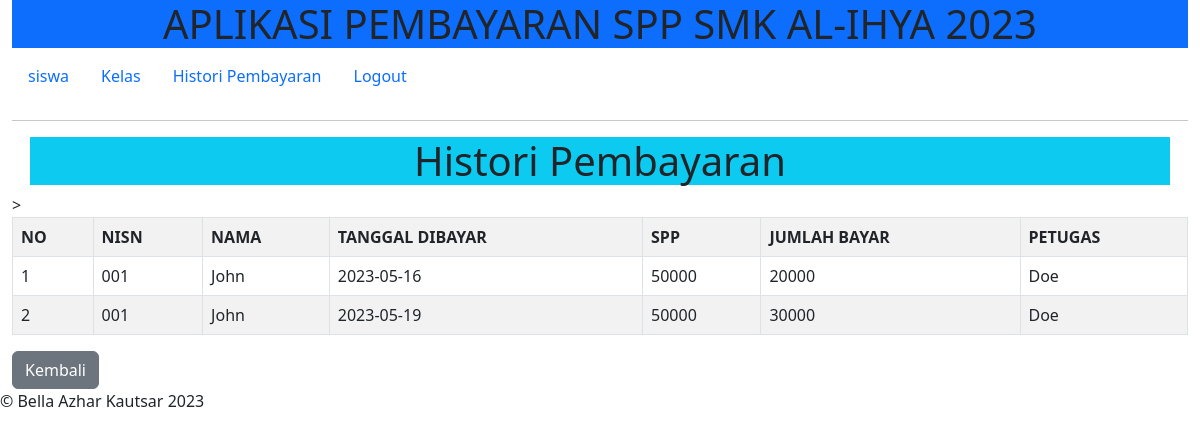
The app's page /siswa/siswa.php?page=histori_pembayaran (signed in) with its own data.
### tables this page shows
CREATE TABLE `pembayaran` (
  `id_pembayaran` int(11) NOT NULL,
  `id_petugas` int(11) NOT NULL,
  `nisn` varchar(10) NOT NULL,
  `tgl_bayar` date NOT NULL,
  `bulan_bayar` varchar(8) NOT NULL,
  `tahun_bayar` varchar(4) NOT NULL,
  `id_spp` int(11) NOT NULL,
  `jumlah_bayar` int(11) NOT NULL
);

CREATE TABLE `siswa` (
  `nisn` char(10) NOT NULL,
  `nis` char(8) NOT NULL,
  `nama` varchar(32) NOT NULL,
  `id_kelas` int(11) NOT NULL,
  `alamat` text NOT NULL,
  `no_telp` varchar(13) NOT NULL,
  `id_spp` int(11) NOT NULL
);

CREATE TABLE `spp` (
  `id_spp` int(11) NOT NULL,
  `tahun` int(11) NOT NULL,
  `nominal` int(11) NOT NULL
);

CREATE TABLE `petugas` (
  `id_petugas` int(11) NOT NULL,
  `username` varchar(50) NOT NULL,
  `password` varchar(32) NOT NULL,
  `nama_petugas` varchar(50) NOT NULL,
  `level` enum('admin','petugas') NOT NULL
);

### siswa/histori_pembayaran.php (the view)
<h1 class="container-md text-center bg-info ">Histori Pembayaran</h1>
<table class="table table-bordered table-striped">
    <tr>
        <th>NO</th>
        <th>NISN</th>
        <th>NAMA</th>
        <th>TANGGAL DIBAYAR</th>
        <th>SPP</th>
        <th>JUMLAH BAYAR</th>>
        <th>PETUGAS</th>
    </tr>
    <?php $no = 1;
    $query = $db->query("SELECT * FROM pembayaran,siswa,spp WHERE pembayaran.nisn = siswa.nisn AND siswa.id_spp = spp.id_spp AND pembayaran.nisn = '$_SESSION[lognisn]'");
    if (mysqli_num_rows($query) < 1) :
    ?>
        <td colspan="8">
            <p>Belum ada histori pembayaran</p>
        </td>
        <?php else :
        foreach ($query as $data) :
            $petugas = $db->query("SELECT nama_petugas FROM petugas WHERE id_petugas = '$data[id_petugas]'")->fetch_assoc();
        ?>
            <tr>
                <td><?= $no++; ?></td>
                <td><?= $data['nisn']; ?></td>
                <td><?= $data['nama']; ?></td>
                <td><?= $data['tgl_bayar']; ?></td>
                <td><?= $data['nominal']; ?></td>
                <td><?= $data['jumlah_bayar']; ?></td>
                <td><?= $petugas['nama_petugas']; ?></td>
            </tr>
        <?php endforeach; ?>
    <?php endif; ?>
</table>
<a href="siswa.php" class="btn btn-secondary">Kembali</a>

### records on screen
pembayaran: siswa.nisn "001", siswa.nama "John", tgl_bayar "2023-05-16", spp.nominal "50000", jumlah_bayar "20000", id_petugas.nama_petugas "Doe"
pembayaran: siswa.nisn "001", siswa.nama "John", tgl_bayar "2023-05-19", spp.nominal "50000", jumlah_bayar "30000", id_petugas.nama_petugas "Doe"
